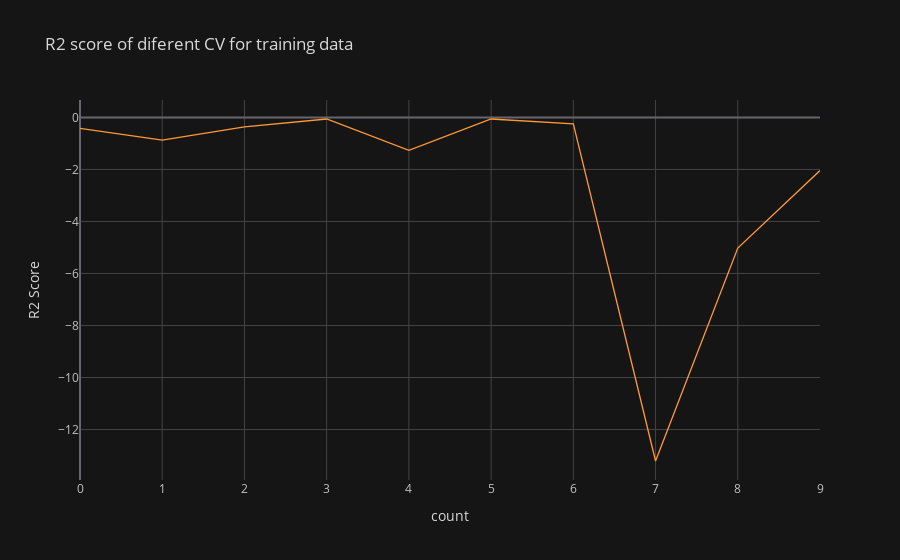

The notebook cell this image was saved under:
### Code cell
pd.DataFrame(score).iplot(title="R2 score of diferent CV for training data",xTitle = "count",yTitle="R2 Score")

### Figure 1 — Plotly figure (JSON) as saved in the notebook; plotly's stock layout.template omitted (floating-point values rounded to 4 significant figures)
{"data": [{"line": {"color": "rgba(255, 153, 51, 1.0)", "dash": "solid", "shape": "linear", "width": 1.3}, "mode": "lines", "name": "0", "text": "", "type": "scatter", "x": [0, 1, 2, 3, 4, 5, 6, 7, 8, 9], "y": [-0.4216, -0.8768, -0.3662, -0.06128, -1.266, -0.0614, -0.2525, -13.21, -5.026, -2.045]}], "layout": {"legend": {"bgcolor": "#151516", "font": {"color": "#D9D9D9"}}, "paper_bgcolor": "#151516", "plot_bgcolor": "#151516", "title": {"font": {"color": "#D9D9D9"}, "text": "R2 score of diferent CV for training data"}, "xaxis": {"gridcolor": "#434343", "showgrid": true, "tickfont": {"color": "#C2C2C2"}, "title": {"font": {"color": "#D9D9D9"}, "text": "count"}, "zerolinecolor": "#666570"}, "yaxis": {"gridcolor": "#434343", "showgrid": true, "tickfont": {"color": "#C2C2C2"}, "title": {"font": {"color": "#D9D9D9"}, "text": "R2 Score"}, "zerolinecolor": "#666570"}}}
